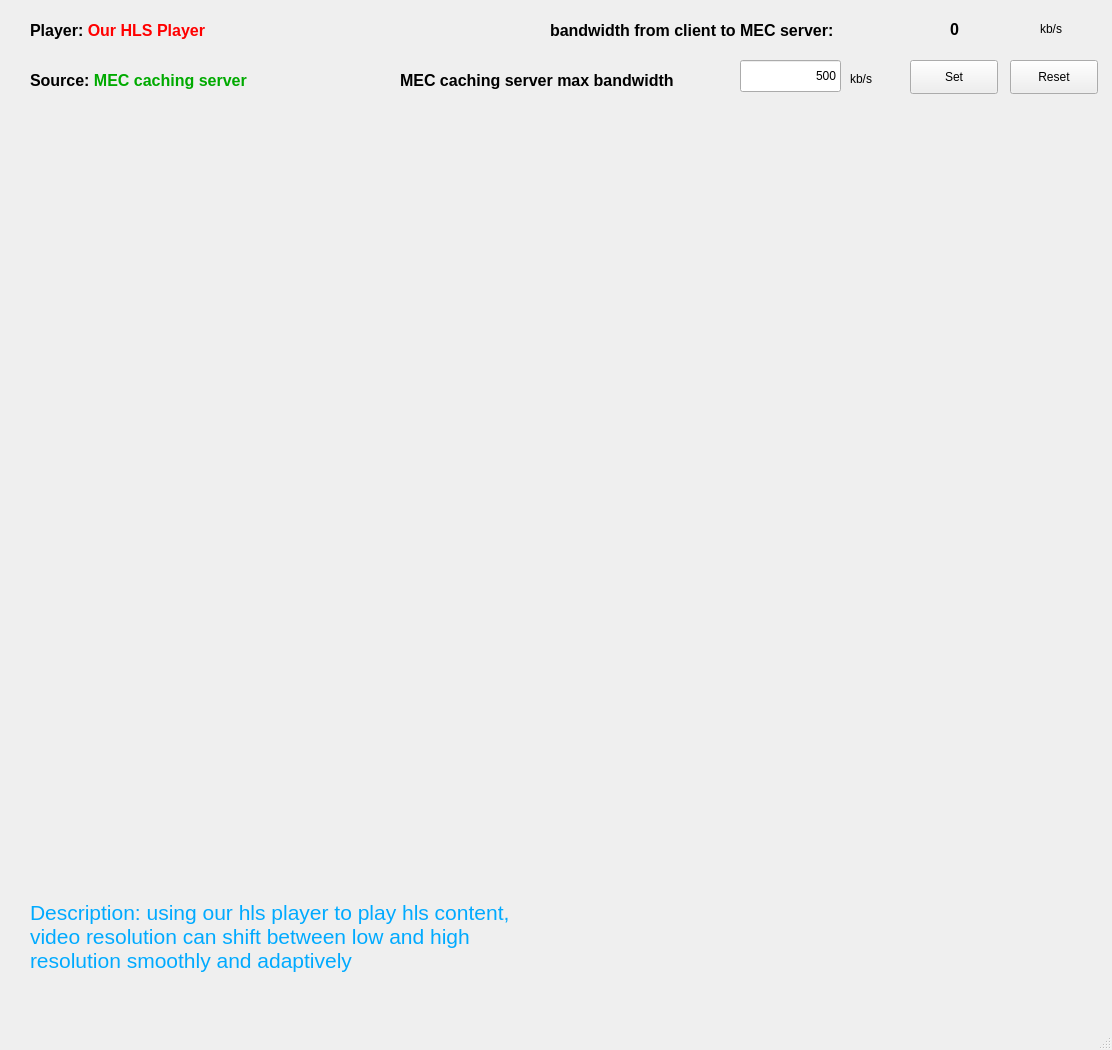
<?xml version="1.0" encoding="UTF-8"?>
<ui version="4.0">
 <class>MainWindow</class>
 <widget class="QMainWindow" name="MainWindow">
  <property name="geometry">
   <rect>
    <x>0</x>
    <y>0</y>
    <width>1112</width>
    <height>1050</height>
   </rect>
  </property>
  <property name="windowTitle">
   <string>Streaming demo (feature2)</string>
  </property>
  <widget class="QWidget" name="centralwidget">
   <widget class="QPushButton" name="setbandwidth_button">
    <property name="geometry">
     <rect>
      <x>910</x>
      <y>60</y>
      <width>88</width>
      <height>34</height>
     </rect>
    </property>
    <property name="text">
     <string>Set</string>
    </property>
   </widget>
   <widget class="QLineEdit" name="setbandwidth">
    <property name="geometry">
     <rect>
      <x>740</x>
      <y>60</y>
      <width>101</width>
      <height>32</height>
     </rect>
    </property>
    <property name="text">
     <string>500</string>
    </property>
    <property name="alignment">
     <set>Qt::AlignRight|Qt::AlignTrailing|Qt::AlignVCenter</set>
    </property>
   </widget>
   <widget class="QLabel" name="label">
    <property name="geometry">
     <rect>
      <x>400</x>
      <y>60</y>
      <width>341</width>
      <height>41</height>
     </rect>
    </property>
    <property name="text">
     <string>&lt;html&gt;&lt;head/&gt;&lt;body&gt;&lt;p&gt;&lt;span style=&quot; font-size:12pt; font-weight:600;&quot;&gt;MEC caching server max bandwidth&lt;/span&gt;&lt;/p&gt;&lt;/body&gt;&lt;/html&gt;</string>
    </property>
   </widget>
   <widget class="QLabel" name="label_2">
    <property name="geometry">
     <rect>
      <x>850</x>
      <y>70</y>
      <width>59</width>
      <height>18</height>
     </rect>
    </property>
    <property name="text">
     <string>kb/s</string>
    </property>
   </widget>
   <widget class="QPushButton" name="resetbandwidth_button">
    <property name="geometry">
     <rect>
      <x>1010</x>
      <y>60</y>
      <width>88</width>
      <height>34</height>
     </rect>
    </property>
    <property name="text">
     <string>Reset</string>
    </property>
   </widget>
   <widget class="QLabel" name="label_3">
    <property name="geometry">
     <rect>
      <x>30</x>
      <y>10</y>
      <width>341</width>
      <height>41</height>
     </rect>
    </property>
    <property name="text">
     <string>&lt;html&gt;&lt;head/&gt;&lt;body&gt;&lt;p&gt;&lt;span style=&quot; font-size:12pt; font-weight:600; color:#000000;&quot;&gt;Player: &lt;/span&gt;&lt;span style=&quot; font-size:12pt; font-weight:600; color:#ff0000;&quot;&gt;Our HLS Player&lt;/span&gt;&lt;/p&gt;&lt;/body&gt;&lt;/html&gt;</string>
    </property>
   </widget>
   <widget class="QLabel" name="label_9">
    <property name="geometry">
     <rect>
      <x>1040</x>
      <y>20</y>
      <width>59</width>
      <height>18</height>
     </rect>
    </property>
    <property name="text">
     <string>kb/s</string>
    </property>
   </widget>
   <widget class="QLabel" name="bandwidth">
    <property name="geometry">
     <rect>
      <x>950</x>
      <y>20</y>
      <width>81</width>
      <height>18</height>
     </rect>
    </property>
    <property name="font">
     <font>
      <pointsize>12</pointsize>
      <weight>75</weight>
      <bold>true</bold>
     </font>
    </property>
    <property name="text">
     <string>0</string>
    </property>
   </widget>
   <widget class="QLabel" name="label_7">
    <property name="geometry">
     <rect>
      <x>550</x>
      <y>10</y>
      <width>371</width>
      <height>41</height>
     </rect>
    </property>
    <property name="text">
     <string>&lt;html&gt;&lt;head/&gt;&lt;body&gt;&lt;p&gt;&lt;span style=&quot; font-size:12pt; font-weight:600;&quot;&gt;bandwidth from client to MEC server:&lt;/span&gt;&lt;/p&gt;&lt;/body&gt;&lt;/html&gt;</string>
    </property>
   </widget>
   <widget class="QLabel" name="label_4">
    <property name="geometry">
     <rect>
      <x>30</x>
      <y>60</y>
      <width>341</width>
      <height>41</height>
     </rect>
    </property>
    <property name="text">
     <string>&lt;html&gt;&lt;head/&gt;&lt;body&gt;&lt;p&gt;&lt;span style=&quot; font-size:12pt; font-weight:600;&quot;&gt;Source: &lt;/span&gt;&lt;span style=&quot; font-size:12pt; font-weight:600; color:#00aa00;&quot;&gt;MEC caching server&lt;/span&gt;&lt;/p&gt;&lt;/body&gt;&lt;/html&gt;</string>
    </property>
   </widget>
   <widget class="QLabel" name="label_5">
    <property name="geometry">
     <rect>
      <x>30</x>
      <y>900</y>
      <width>1061</width>
      <height>101</height>
     </rect>
    </property>
    <property name="text">
     <string>&lt;html&gt;&lt;head/&gt;&lt;body&gt;&lt;p&gt;&lt;span style=&quot; font-size:16pt; color:#00aaff;&quot;&gt;Description: using our hls player to play hls content,&lt;br/&gt; video resolution can shift between low and high&lt;br/&gt; resolution smoothly and adaptively&lt;/span&gt;&lt;/p&gt;&lt;/body&gt;&lt;/html&gt;</string>
    </property>
    <property name="alignment">
     <set>Qt::AlignLeading|Qt::AlignLeft|Qt::AlignTop</set>
    </property>
   </widget>
   <widget class="QWidget" name="gridLayoutWidget">
    <property name="geometry">
     <rect>
      <x>30</x>
      <y>110</y>
      <width>1061</width>
      <height>771</height>
     </rect>
    </property>
    <layout class="QGridLayout" name="grid"/>
   </widget>
  </widget>
  <widget class="QMenuBar" name="menubar">
   <property name="geometry">
    <rect>
     <x>0</x>
     <y>0</y>
     <width>1112</width>
     <height>30</height>
    </rect>
   </property>
  </widget>
  <widget class="QStatusBar" name="statusbar"/>
 </widget>
 <resources/>
 <connections/>
</ui>
